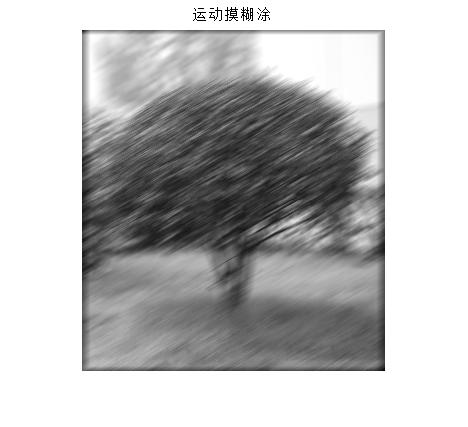
%> input picture deep-learnning-files/matlab for tuxiangmohu/matlab/mohu2.jpg, 468 x 427 px
$ octave motionhuifu.m   (GNU Octave 9; MATLAB toolbox functions it lacks are replaced by stand-ins)
%> lines starting %> are read from the running program, lines starting %| are printed output that depends on the picture
I=imread('mohu2.jpg');
%> I is the input picture: size 427x468x3 uint8; min 0, max 255, mean 189.1
imshow(I);
I=im2double(I);
%> I: size 427x468x3 double
LEN=10;
THETA=30;
PSF=fspecial('motion',LEN,THETA);
J=imfilter(I,PSF,'circular','conv');
K=deconvlucy(J,PSF,5);
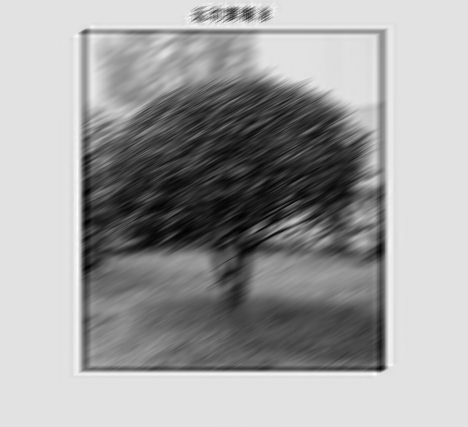
%> K: size 427x468x3 double; min 0.0899, max 1.12, mean 0.742; drawn with min black and max white
M=deconvlucy(J,PSF,10);
N=deconvlucy(J,PSF,15);
figure;
subplot(1,3,1);imshow(K);title('딱덜5늴써벎');
subplot(1,3,2);imshow(M);title('딱덜10늴써벎');
subplot(1,3,3);imshow(N);title('딱덜15늴써벎');
%> after `imshow(N)`:
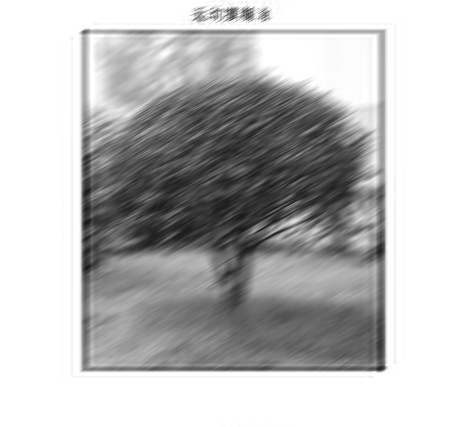
%> displayed picture: size 427x468x3, on the screen's scale of 0 to 255; min 22, max 255, mean 188.8; mean of the top-left, top-right, bottom-left and bottom-right quarters 183.6, 191.3, 190, 190.3

Blurred=imfilter(I,PSF,'circ','conv');
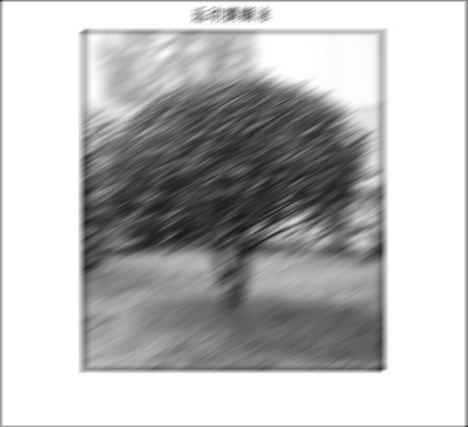
%> Blurred: size 427x468x3 double; min 0.106, max 1, mean 0.734
INITPSF=ones(size(PSF));
%> (the run ends here)
